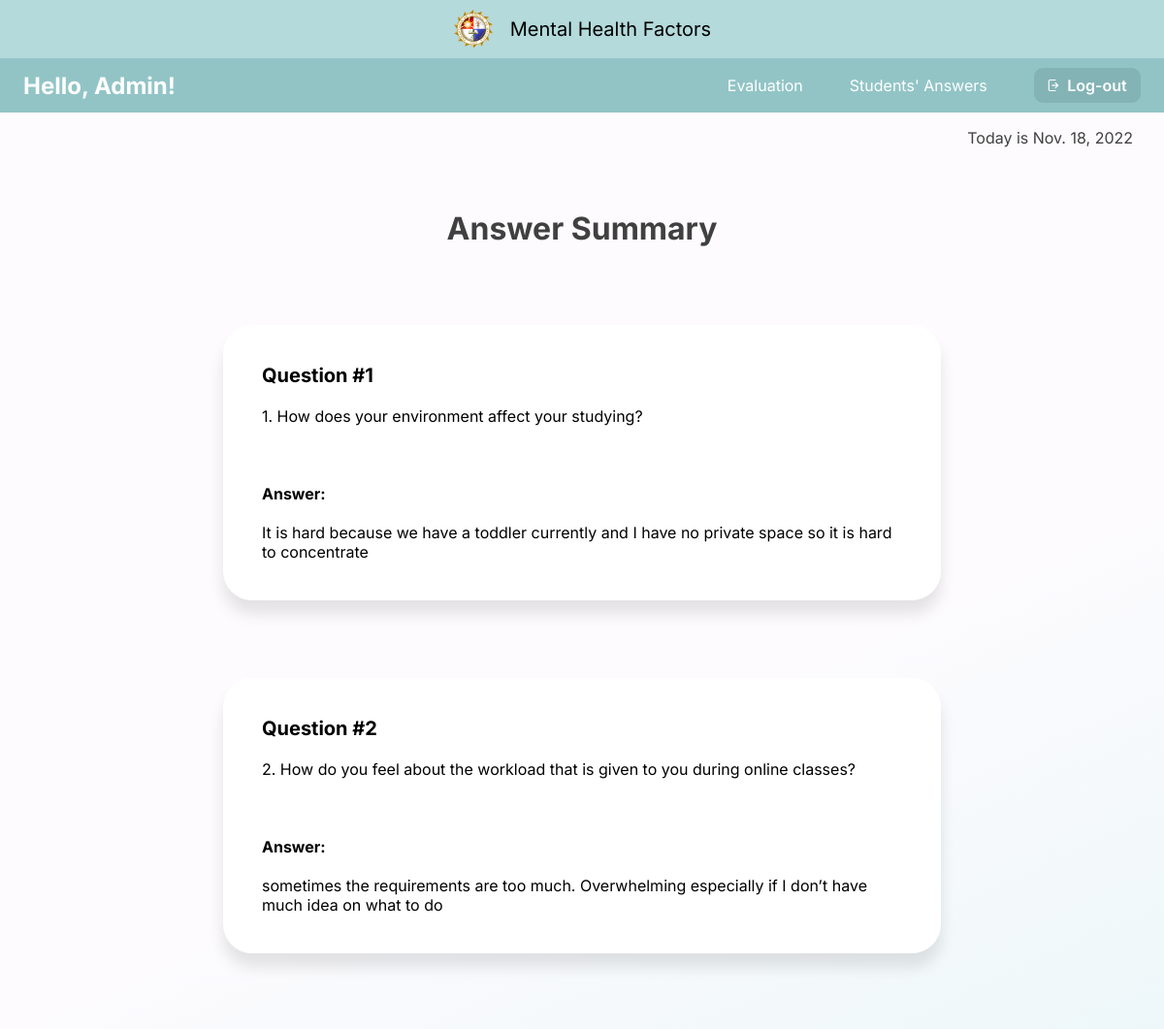
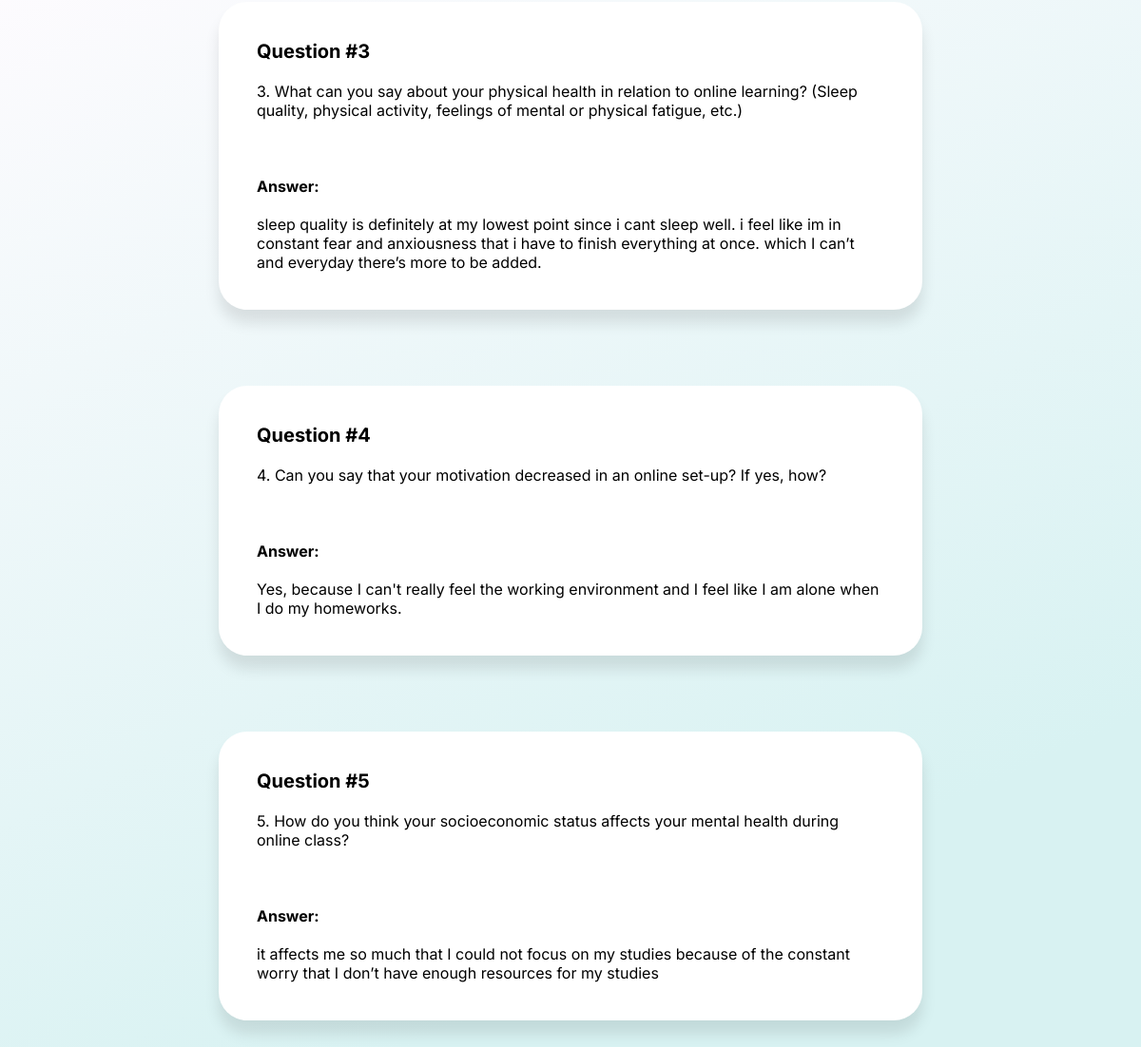
The app's page /student_answer/27, older data (2 pictures, top to bottom).
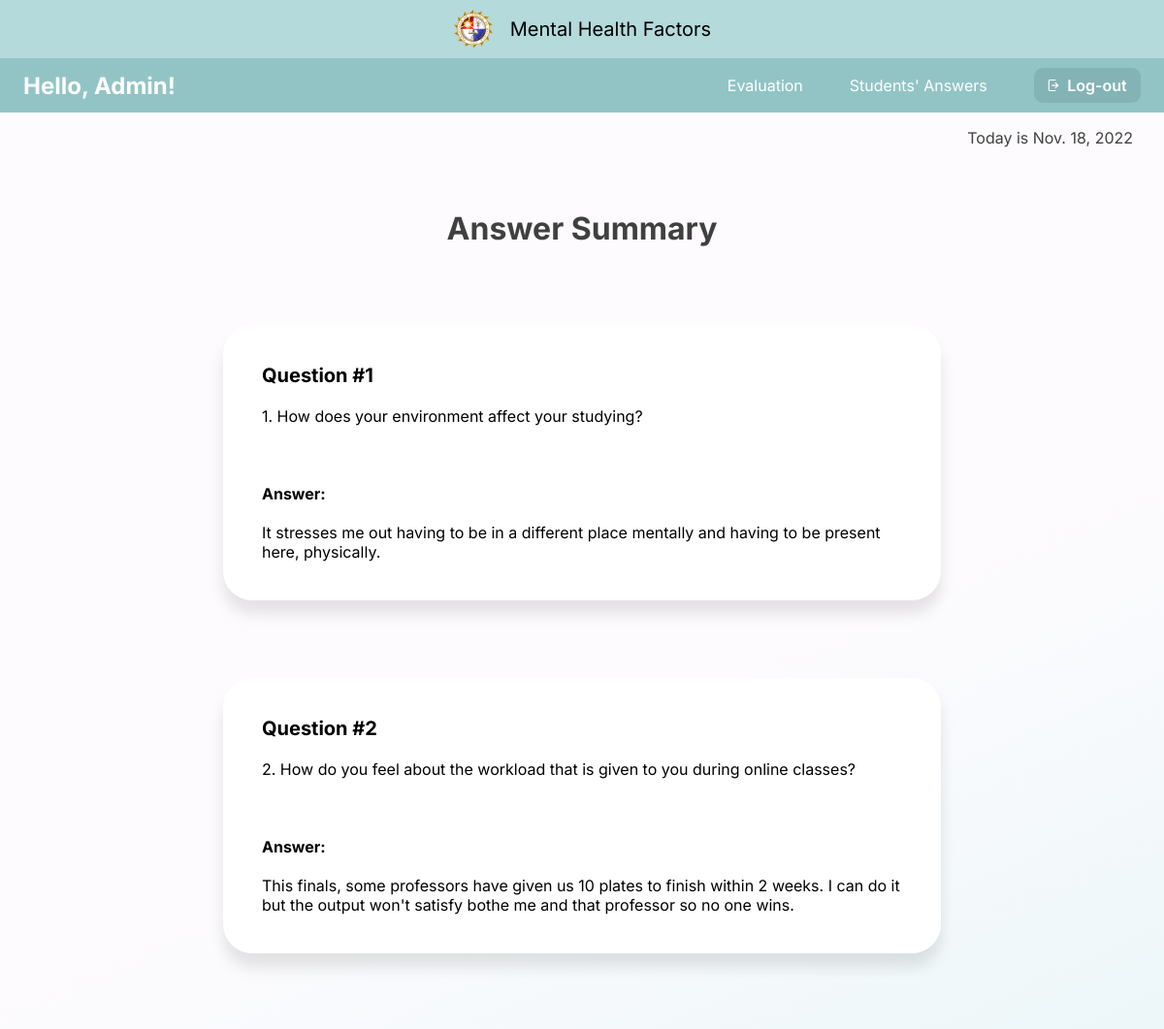
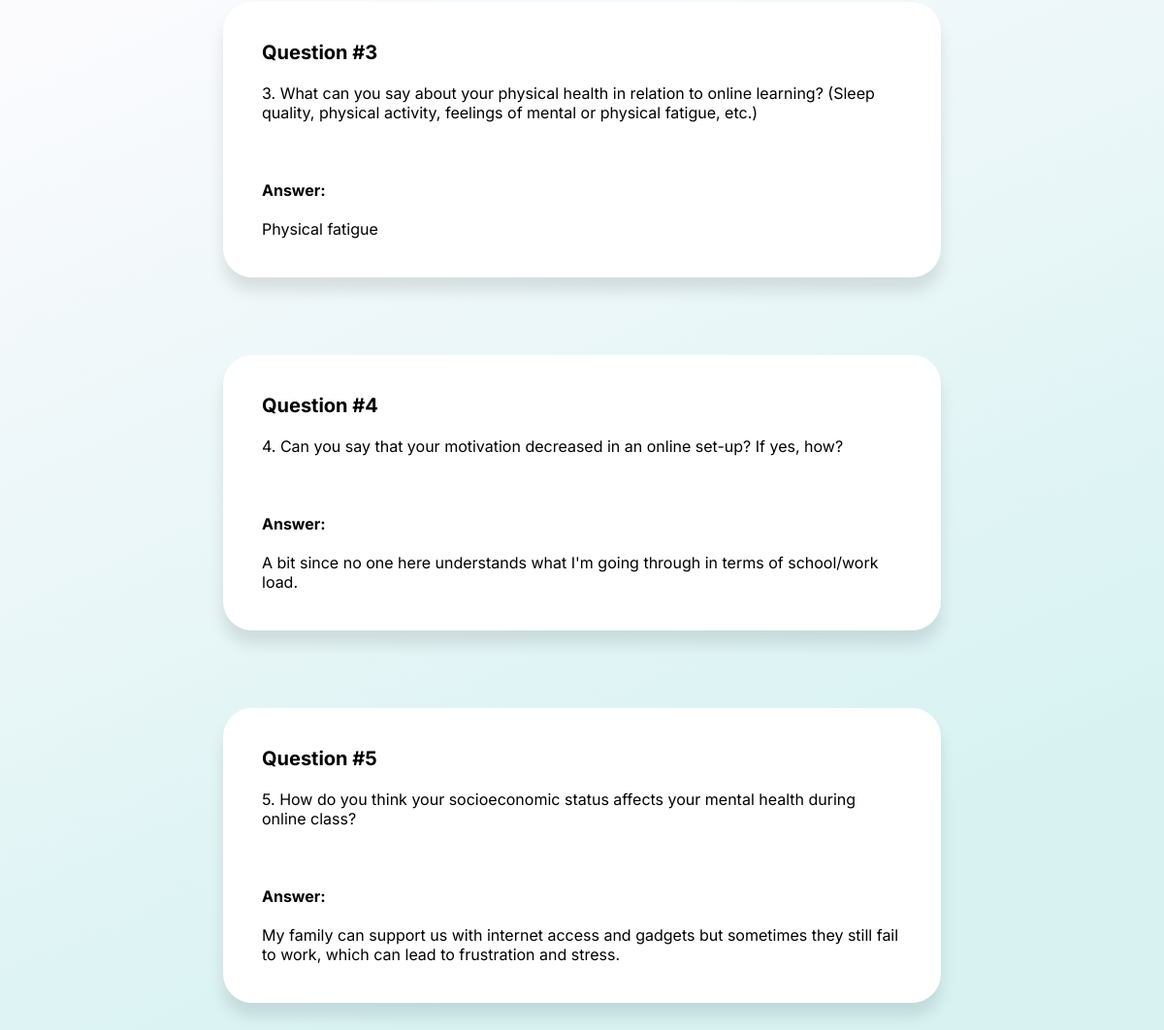
The same page, newer data (2 pictures, top to bottom).
### capswebsite/models.py (models this page shows, shortened)
class Answers(models.Model):
    email_error_message = 'Email must be: @plm.edu.ph'
    email_regex = RegexValidator(
    regex=r'^[A-Za-z0-9._%+-]+@plm.edu.ph$',
    message=email_error_message
    )
    ID_error_message = 'Faculty ID must be entered in format: 20XXXXXXX'
    ID_regex = RegexValidator(
        regex=r'^20\d{7}$',
        message=ID_error_message
    )
    Year_CHOICES = (
        ('1', '1'),
        ('2', '2'),
        ('3', '3'),
        ('4', '4'),
        ('5', '5'),
        ('6', '6'),
    )
    email = models.EmailField(verbose_name="Email",max_length=60,validators=[email_regex],blank=True)
    firstName = models.CharField(max_length=100, verbose_name='First Name', null=True,blank=True)
    lastName = models.CharField(max_length=100, verbose_name='Last Name', null=True,blank=True)
    numberID = models.CharField(max_length=100,validators=[ID_regex], verbose_name='Number ID', null=True,blank=True)
    college= models.ForeignKey(College, verbose_name='College',null=True,blank=True,on_delete=models.CASCADE)
    course= models.ForeignKey(Course, verbose_name='Course',null=True,blank=True,on_delete=models.CASCADE)
    year = models.CharField(max_length=10, choices=Year_CHOICES, verbose_name='Year', null=True,blank=True)
    block = models.CharField(max_length=10, verbose_name='Block', null=True,blank=True)
    question1 = models.CharField(max_length=1000, verbose_name="question1",null=True, blank =True)
    question2 = models.CharField(max_length=1000, verbose_name="question2",null=True, blank =True)
    question3 = models.CharField(max_length=1000, verbose_name="question3",null=True, blank =True)
    question4 = models.CharField(max_length=1000, verbose_name="question4",null=True, blank =True)
    question5 = models.CharField(max_length=1000, verbose_name="question5",null=True, blank =True)

### capswebsite/views.py (the view)
# urls.py: re_path(r'^student_answer/(?P<pk>[a-zA-Z0-9]+$)', views.student_answer, name='student_answer'),
def student_answer(request, pk):
    context={}
    date2day = date.today() #datetime = date + time
    answers = Answers.objects.filter(id=pk)
    context = {'answers':answers}
    context['date2day'] = date2day
    return render(request, 'admin/student_answer.html',context)

### capswebsite/templates/admin/student_answer.html (shortened to what this page needs)
{% load static %}
{% include 'admin/admin_navbar.html' %}
{% block content %}
<p class="date-time">Today is {{date2day}}</p>
<div class="title">Answer Summary</div>
        {% for ans in answers %}
        <div class="qna">
            <span>Question #1</span>
            <br><br>
            1. How does your environment affect your studying?
            <br><br><br><br>
            <label for="answer"><b>Answer:</b></label>
            <br><br>
            {{ans.question1}}
        </div>
        <div class="qna">
            <span>Question #2</span>
            <br><br>
            2. How do you feel about the workload that is given to you during online classes?
            <br><br><br><br>
            <label for="answer"><b>Answer:</b></label>
            <br><br>
            {{ans.question2}}
        </div>
        <div class="qna">
            <span>Question #3</span>
            <br><br>
            3. What can you say about your physical health in relation to online learning? (Sleep quality, physical activity, feelings of mental or physical fatigue, etc.)
            <br><br><br><br>
            <label for="answer"><b>Answer:</b></label>
            <br><br>
            {{ans.question3}}
        </div>
        <div class="qna">
            <span>Question #4</span>
            <br><br>
            4. Can you say that your motivation decreased in an online set-up? If yes, how?
            <br><br><br><br>
            <label for="answer"><b>Answer:</b></label>
            <br><br>
            {{ans.question4}}
        </div>
        <div class="qna">
            <span>Question #5</span>
            <br><br>
            5. How do you think your socioeconomic status affects your mental health during online class?
            <br><br><br><br>
            <label for="answer"><b>Answer:</b></label>
            <br><br>
            {{ans.question5}}
        </div>
{%endfor%}
{% endblock %}

### capswebsite/templates/admin/admin_navbar.html (shortened to what this page needs)
{% load static %}
<!DOCTYPE html>
<html lang="en">
<head>
    <link rel="stylesheet" href="{% static '/css/admin_navbar.css' %}">
    <link rel="stylesheet" href="https://cdnjs.cloudflare.com/ajax/libs/font-awesome/4.7.0/css/font-awesome.min.css">
</head>
<body>
    <div class="nav-bar-1">
            <img src="{% static 'image/plm-logo.png' %}" style="vertical-align: middle">
            &nbsp;&nbsp;
            Mental Health Factors
    </div>
    <div class="nav-bar-2">
        <p class="hello">Hello, Admin!</p>
            <ul>
                <li><a href="{% url 'evaluation' %}"> Evaluation </a></li>
                <li><a href="{% url 'student_list' %}"> Students' Answers </a></li>
            </ul>
            <a href="{% url 'logout' %}">
                <button class="btn-logout"><img src="{% static 'image/logout-icon.png' %}" height="12em">&nbsp; Log-out</button>
            </a>
        </div>
</body>
</html>

### capswebsite/static/css/admin_navbar.css (style rules this page uses)
body { margin:0px; width: 100%; height: 100%; }
.nav-bar-1 { height: 3em; background-color: #B4DADB; text-align: center; align-items: center; display: flex; place-items: center; place-content: center; font-family: 'Inter'; font-style: normal; font-weight: 400; font-size: 20px; }
.nav-bar-2 { background: #92C4C6; height: 3.5em; display: flex; align-items: center; }
.hello { margin: 0%; padding-left: 1em; font-family: 'Inter'; font-style: normal; font-weight: 700; font-size: 24px; color: white; }
ul { list-style: none; }
li { float: left; }
li a { display: block; color: white; text-align: center; padding: 1em; margin-left: 1em; text-decoration: none; font-family: 'Inter'; font-style: normal; font-weight: 400; font-size: 1em; }
.btn-logout { background-color: #84B3B5; border: none; color: white; padding: .5em .9em; text-align: center; text-decoration: none; display: inline-block; margin: 2px; margin-left: 2em; margin-right: 1.5em; cursor: pointer; font-family: 'Inter'; font-style: normal; font-weight: 600; font-size: 1em; border-radius: 9px; }

### capswebsite/templates/admin/student_answer.html (style rules this page uses)
body { margin: 0px; min-height: 100vh; background: linear-gradient(155.57deg, #FDFBFE 36.97%, #D8F2F2 83.32%); background-repeat: no-repeat; }
.date-time { font-family: 'Inter'; font-style: normal; font-weight: 400; font-size: 1em; color: #404040; text-align: right; margin-right: 2em; }
.title { font-family: 'Inter'; font-style: normal; font-weight: 700; font-size: 2em; text-align: center; margin-top: 2em; color: #404040; }
.qna { display: block; min-width: 100px; max-width: 55%; height: auto; padding: 40px; margin: 80px auto; background: #FFFFFF; box-shadow: 0px 14px 15px rgba(0, 0, 0, 0.1); border-radius: 30px; font-family: 'Inter'; font-style: normal; font-weight: 400; font-size: 16px; }
.qna span { font-family:'Inter'; font-size: 20px; font-weight: 700; }

Row changes from the older to the newer data that the page shows:
removed Answers: question1 "It is hard because we have a toddler currently and I have no private space so it is hard to concentrate", question2 "sometimes the requirements are too much. Overwhelming especially if I don’t have much idea on what to do", question3 "sleep quality is definitely at my lowest point since i cant sleep well. i feel like im in constant fear and anxiousness that i have to finish everything at once. which I can’t and everyday there’s more to be added.", question4 "Yes, because I can't really feel the working environment and I feel like I am alone when I do my homeworks.", question5 "it affects me so much that I could not focus on my studies because of the constant worry that I don’t have enough resources for my studies"
added Answers: question1 "It stresses me out having to be in a different place mentally and having to be present here, physically.", question2 "This finals, some professors have given us 10 plates to finish within 2 weeks. I can do it but the output won't satisfy bothe me and that professor so no one wins.", question3 "Physical fatigue", question4 "A bit since no one here understands what I'm going through in terms of school/work load.", question5 "My family can support us with internet access and gadgets but sometimes they still fail to work, which can lead to frustration and stress."
